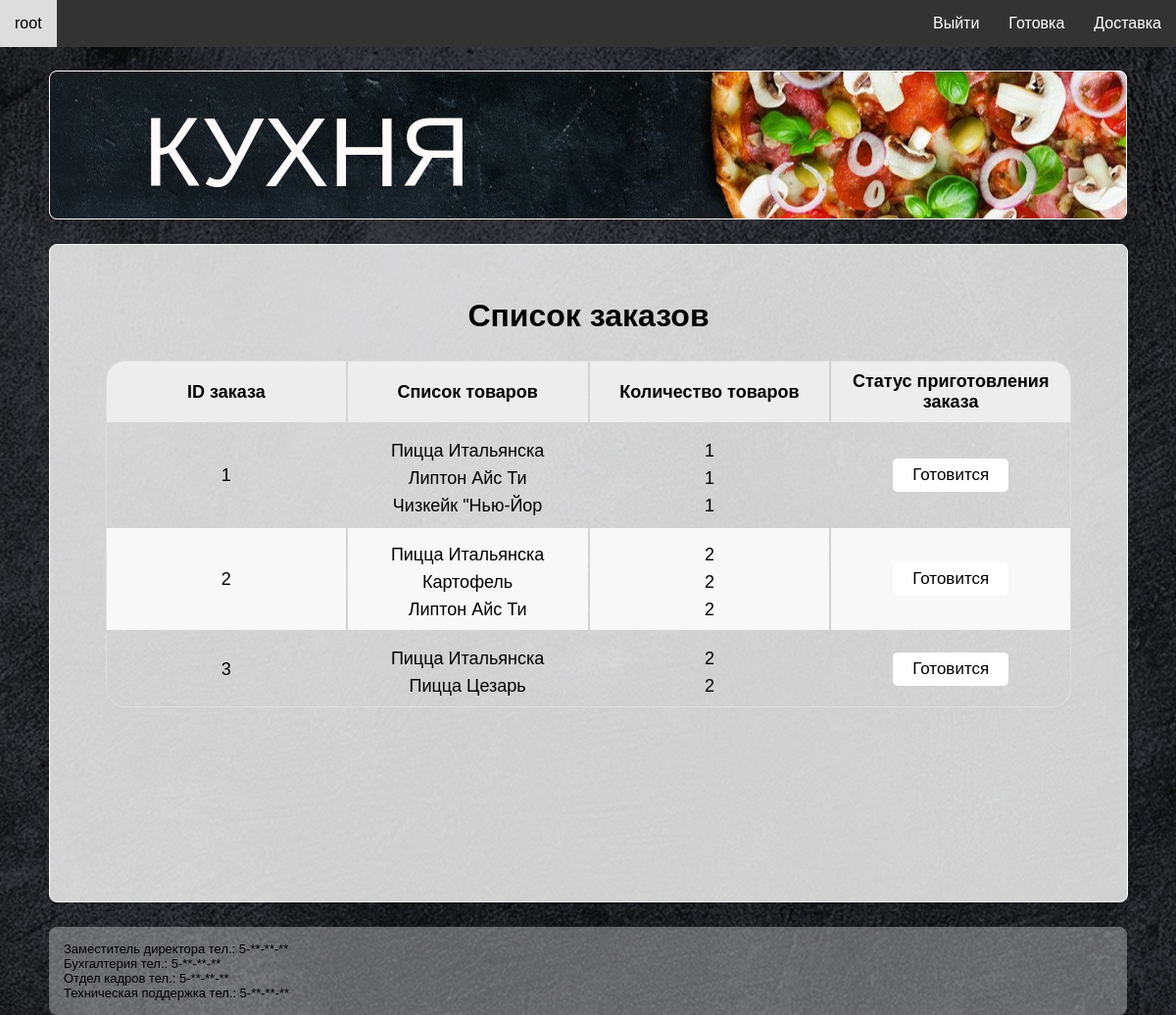
Screenshot of /worksite/cooking_list/ (signed in) with the database file from the repository.
### users_employee/models.py (models this page shows, shortened)
class UserEmployee(AbstractUser):
    class Positions(models.TextChoices):
        DIRECTOR = 'Director'
        COOK = 'Cook'
        DELIVERER = 'Deliverer'
        ADMIN = 'Admin'
    phone = models.CharField(max_length=35, verbose_name='Телефон', null=True, blank=True)
    position = models.CharField(max_length=30, verbose_name='Должность', null=True, blank=True,
                                choices=Positions.choices, default=Positions.COOK)
    class Meta:
        verbose_name = 'Сотрудник'
        verbose_name_plural = 'Сотрудники'
        ordering = ('last_name',)

### restaurant_ordering/models.py (models this page shows, shortened)
class Order(models.Model):
    customer = models.ForeignKey(Customer, on_delete=models.CASCADE, blank=True, null=True, verbose_name='Клиент')
    creation_time = models.DateTimeField(auto_now_add=True, verbose_name='Дата создания заказа')
    amount = models.DecimalField(max_digits=6, decimal_places=2, verbose_name='Сумма заказа')
    comment = models.TextField(blank=True, null=True, verbose_name='Комментарий к заказу')
    user = models.ForeignKey(get_user_model(), on_delete=models.SET_NULL, null=True, default=True)
    status_cook = models.BooleanField(default=False, verbose_name="Статус приготовления заказа")
    status_delivery = models.BooleanField(default=False, verbose_name="Статус доставки")
    payment_state = models.BooleanField(default=False, verbose_name="Статус оплаты")
    update_time = models.DateTimeField(auto_now=True, verbose_name='Дата изменения заказа')
    class Meta:
        ordering = ['pk']
        verbose_name = 'Заказ'
        verbose_name_plural = 'Заказы'

class OrderItem(models.Model):
    order = models.ForeignKey(Order, on_delete=models.CASCADE, null=True, verbose_name='id заказа')
    product = models.ForeignKey(Menu, on_delete=models.CASCADE, null=True, verbose_name='Наименование продукта')
    quantity = models.PositiveIntegerField(default=1, verbose_name='Количество')
    price = models.DecimalField(max_digits=6, decimal_places=2, verbose_name='Цена')
    discount = models.DecimalField(max_digits=6, decimal_places=2, default=0, verbose_name='Скидка в %')
    class Meta:
        ordering = ['pk']
        verbose_name = 'Продукт в заказе'
        verbose_name_plural = 'Продукт в заказе'

class Menu(models.Model):
    class Status(models.IntegerChoices):
        ABSENT = 0, 'Отсутствует'
        AVAILABILITY = 1, 'Вналичие'
    name_product = models.CharField(max_length=200, verbose_name='Наименование блюда')
    slug = models.SlugField(max_length=200, db_index=True)
    description = models.TextField(max_length=500, null=True, verbose_name='Состав')
    price = models.DecimalField(max_digits=6, decimal_places=2, verbose_name='Цена')
    created = models.DateTimeField(auto_now_add=True, verbose_name='Дата добавления в меню')
    updated = models.DateTimeField(auto_now_add=True, verbose_name='Дата изменения')
    objects = models.Manager()
    class Meta:
        ordering = ('name_product',)
        index_together = (('id', 'slug'),)
        verbose_name = 'Продукт'
        verbose_name_plural = 'Продукты'
    def __str__(self):
        return self.name_product

### restaurant_ordering/decorators.py (the view)
        def _wrapped_view(request, *args, **kwargs):
            if test_func(request.user) or request.user.is_superuser:
                return view_func(request, *args, **kwargs)
            else:
                return redirect(reverse('users_employee:profile_employee'))

### restaurant_ordering/views.py (called while the page is built, shortened)
@login_required
@is_cook_decorator
def cooking_list(request):
    orders = Order.objects.filter(status_cook=False)
    orderitems = OrderItem.objects.all()
    return render(request, 'restaurant_ordering/cooking_list.html',
                  {'orders': orders,
                   'orderitems': orderitems})

### users_employee/context_processors.py (called while the page is built)
def get_context(request):
    return {'mainmenu': menu}

### restaurant_ordering/templates/restaurant_ordering/cooking_list.html (shortened to what this page needs)
{% extends 'base.html' %}
{% load static %}
{% block content %}
<div class="section">
  <h1>Список заказов</h1>
  <table class="table">
    <thead>
      <tr>
        <th>ID заказа</th>
        <th>Список товаров</th>
        <th>Количество товаров</th>
        <th>Статус приготовления заказа</th>
      </tr>
    </thead>
    <tbody>
      {% for order in orders %}
      <tr>
        <td>{{ order.id }}</td>
        <td>
          <ul>
          {% for orderitem in orderitems %}
            {% if orderitem.order_id == order.id %}
            <li> {{ orderitem.product }} </li>
            {% endif %}
          {% endfor %}
          </ul>
        </td>
        <td>
          <ul>
          {% for orderitem in orderitems %}
            {% if orderitem.order_id == order.id %}
            <li> {{ orderitem.quantity }} </li>
            {% endif %}
          {% endfor %}
            </ul>
        </td>
        <td>
          <form action="" method="POST" style="display:inline">
            <input class="button" type="submit" style="font-size: 17px"
                   value="{% if order.status_cook %}Готов{% else %}Готовится{% endif %}">
          </form>
        </td>
      </tr>
      {% endfor %}
    </tbody>
  </table>
</div>
{% endblock %}

### templates/base.html (shortened to what this page needs)
<!DOCTYPE html>
{% load static %}
<html lang="en">
<head>
    <link type="text/css" href="{% static 'restaurant/css/style.css' %}" rel="stylesheet">
    <link type="text/css" href="{% static 'restaurant/css/styleoauth.css' %}" rel="stylesheet">
    <link type="text/css" href="{% static 'restaurant/css/styletable.css' %}" rel="stylesheet">
</head>
<body>
  <div class="topnav">
    <div>
    {% for m in mainmenu %}
      <a href="{% url m.url_name %}">{{ m.title }}</a>
    {% endfor%}
    </div>
    <div>
    {% if user.is_authenticated %}
      <a href="{% url 'users_employee:logout' %}">Выйти</a>
      <p class="last"> <a href="{% url 'users_employee:profile_employee' %}">{{user.username}}</a></p>
    {% endif %}
    </div>
  </div>
  <div class="wrapper">
    <div class="page">
      <div class="header">
        <div class="header_text">КУХНЯ</div>
      </div>
      <div class="content" >
        {% block content %} {% endblock %}
      </div>
    </div>
    <div class="footer">
      <p> Заместитель директора тел.: 5-**-**-**
      <p> Бухгалтерия тел.: 5-**-**-**
      <p> Отдел кадров тел.: 5-**-**-**
      <p> Техническая поддержка тел.: 5-**-**-**
    </div>
  </div>
</body>
</html>

### static/restaurant/css/style.css (style rules this page uses)
* { margin: 0; padding: 0; }
html, body { background-image: url('../images/back.jpg'); background-repeat: no-repeat; background-position: center center; background-attachment: fixed; -moz-background-size: cover; -o-background-size: cover; background-size: cover; width: 100%; height: 100%; font-family: Arial, Helvetica, sans-serif; }
.topnav { background-color: #333; position: fixed; top: 0; width: 100%; transition: top 0.3s; }
.topnav a { float: right; display: block; color: white; text-align: center; padding: 15px; text-decoration: none; }
.topnav p { float: left; }
.wrapper { height: 100%; max-width: 1100px; margin: 0 auto; }
.page { margin-top: 6.5%; min-height: 100%; padding-bottom: 90px; box-sizing: border-box; }
.header { max-width: 1100px; height: 150px; background: #fff url('../images/header.jpg') no-repeat center; border: 1px solid snow; border-radius: 8px; }
.header_text { padding-top: 25px; padding-left: 95px; width: 400px; font-family: "Monotype Corsiva", Tahoma, Arial; color: snow; font-size: 100px; }
.content { margin-bottom: 25px; margin-top: 25px; width: 1099px; height: 670px; border: 1px solid white; background: rgba(255, 255, 255, 0.8); border-radius: 8px; }
.section { display: flex; flex-direction: column; justify-content: space-evenly; align-items: stretch; padding: 5%; }
.section h1 { text-align: center; color: black; font-family: Arial, Helvetica, sans-serif; }
.section form { padding-top: 2%; line-height: 1.5; font-size: 18px; }
.footer { height: 90px; margin-top: -90px; box-sizing: border-box; border-radius: 8px; background: rgba(204, 204, 204, 0.43); padding: 15px; color: black; font-size: 13px; font-family: sans-serif; text-align: left; }

### static/restaurant/css/styletable.css (style rules this page uses)
.table { width: 100%; table-layout: fixed; border: none; margin-bottom: 20px; border-collapse: separate; margin-block: 25px; }
.table thead th { font-weight: bold; text-align: center; border: none; padding: 10px 15px; background: #EDEDED; font-size: 18px; border-top: 1px solid #ddd; }
.table tr th:first-child, .table tr td:first-child { border-left: 1px solid #ddd; }
.table tr th:last-child, .table tr td:last-child { border-right: 1px solid #ddd; }
.table thead tr th:first-child { border-radius: 20px 0 0 0; }
.table thead tr th:last-child { border-radius: 0 20px 0 0; }
.table tbody td { text-align: center; vertical-align: middle; border: none; padding: 10px 15px; font-size: 18px; vertical-align: middle; }
.table tbody tr:nth-child(even) { background: #F8F8F8; }
.table tbody tr:last-child td { border-bottom: 1px solid #ddd; }
.table tbody tr:last-child td:first-child { border-radius: 0 0 0 20px; }
.table tbody tr:last-child td:last-child { border-radius: 0 0 20px 0; }
.table ul { list-style: none; }
.table li { margin-top: 7px; }
.button { margin-block: 4%; background-color: white; border-radius: 5px; color: black; padding: 7px 20px; border: none; cursor: pointer; font-size: 13px; }

### rows the page displays
UserEmployee: username "root"
Order: id "1", status_cook "Готовится"
OrderItem: product "Пицца Итальянска", quantity "1"
OrderItem: product "Липтон Айс Ти", quantity "1"
OrderItem: product "Чизкейк \"Нью-Йор", quantity "1"
Order: id "2", status_cook "Готовится"
OrderItem: product "Пицца Итальянска", quantity "2"
OrderItem: product "Картофель", quantity "2"
OrderItem: product "Липтон Айс Ти", quantity "2"
Order: id "3", status_cook "Готовится"
OrderItem: product "Пицца Итальянска", quantity "2"
OrderItem: product "Пицца Цезарь", quantity "2"

### other values shown
{{ m.title }} "Доставка" "Готовка"
